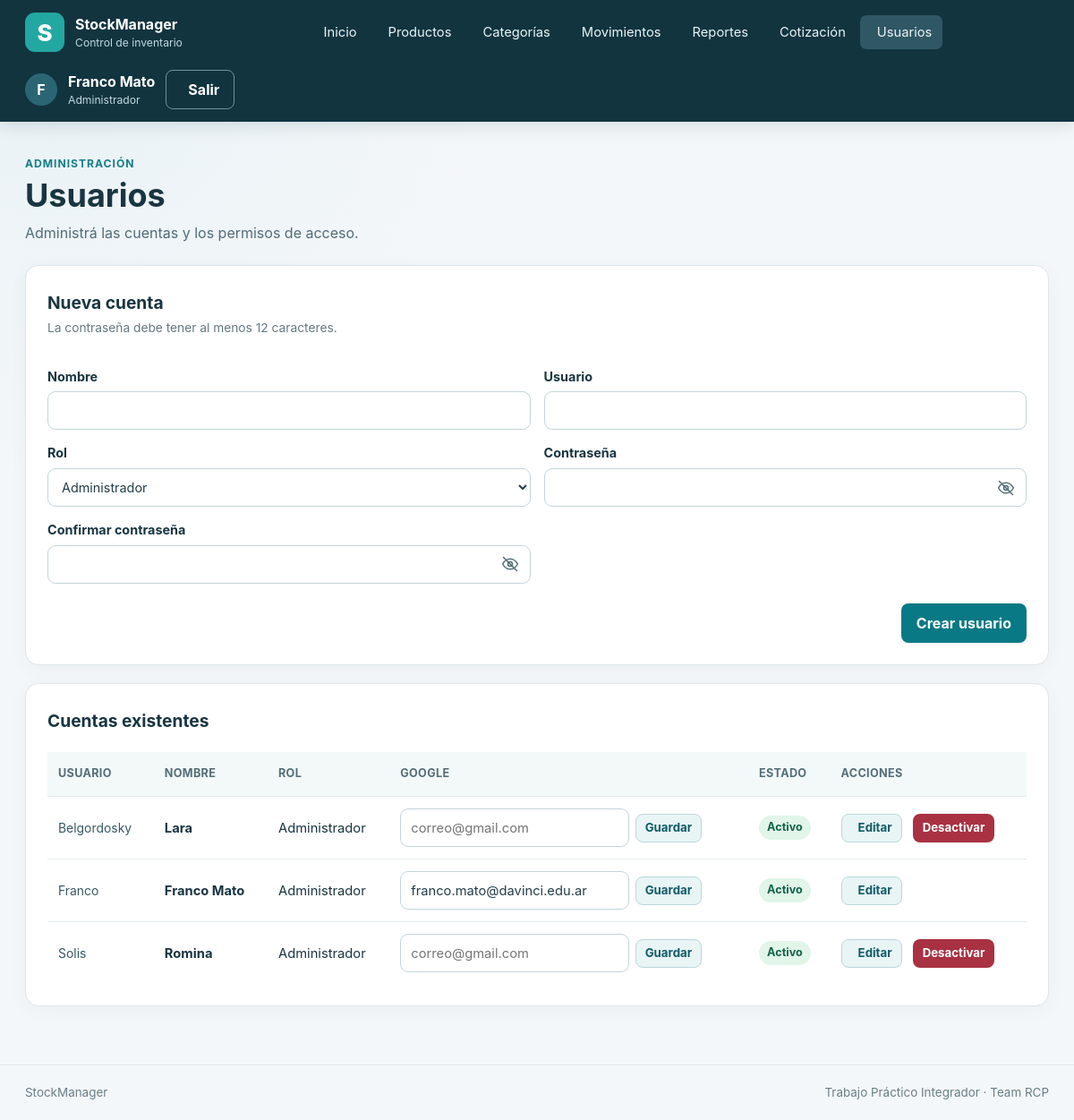
The app's page /usuarios/ (signed in), older data.
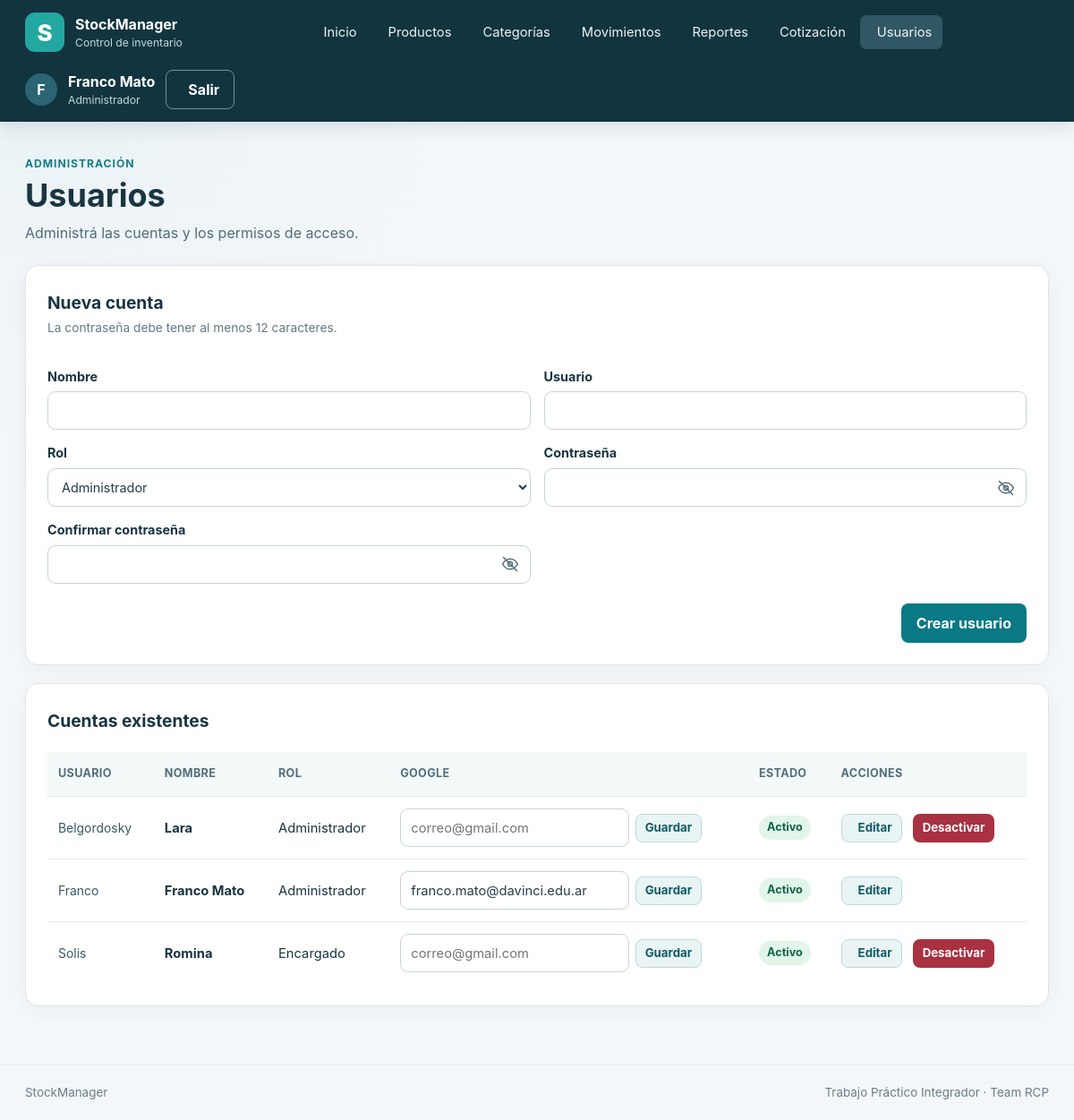
The same page, newer data.
### app/models.py (models this page shows)
class Usuario(db.Model):
    __tablename__ = "usuarios"
    __table_args__ = (
        db.Index(
            "idx_usuarios_correo_google",
            "correo_google",
            unique=True,
            sqlite_where=db.text("correo_google IS NOT NULL"),
        ),
        db.Index(
            "idx_usuarios_google_sub",
            "google_sub",
            unique=True,
            sqlite_where=db.text("google_sub IS NOT NULL"),
        ),
    )
    id = db.Column(db.Integer, primary_key=True)
    nombre = db.Column(db.Text, nullable=False)
    usuario = db.Column(db.Text, nullable=False, unique=True)
    password_hash = db.Column(db.Text, nullable=False)
    correo_google = db.Column(db.Text(collation="NOCASE"))
    google_sub = db.Column(db.Text)
    rol_id = db.Column(db.Integer, db.ForeignKey("roles.id", ondelete="RESTRICT"), nullable=False)
    activo = db.Column(db.Integer, nullable=False, default=1)
    creado_en = db.Column(db.Text, nullable=False, server_default=db.text("(strftime('%Y-%m-%dT%H:%M:%fZ', 'now'))"))
    rol = db.relationship("Rol")

class Rol(db.Model):
    __tablename__ = "roles"
    id = db.Column(db.Integer, primary_key=True)
    nombre = db.Column(db.Text, nullable=False, unique=True)
    descripcion = db.Column(db.Text, nullable=False)

### app/usuarios/routes.py (the view)
@bp.get("/")
@administrador_requerido
def listar():
    usuarios = db.session.scalars(select(Usuario).order_by(Usuario.usuario)).all()
    roles = db.session.scalars(select(Rol).order_by(Rol.nombre)).all()
    return render_template("usuarios/lista.html", usuarios=usuarios, roles=roles)

### app/security.py (called while the page is built)
def csrf_token() -> str:
    if "csrf_token" not in session:
        session["csrf_token"] = secrets.token_urlsafe(32)
    return session["csrf_token"]

def validar_csrf() -> None:
    if request.method in {"POST", "PUT", "PATCH", "DELETE"}:
        actual = session.get("csrf_token", "")
        recibido = request.form.get("csrf_token", "")
        if not actual or not recibido or not hmac.compare_digest(actual, recibido):
            abort(400, description="Token CSRF inválido. Volvé a cargar el formulario.")

def login_requerido(func):
    @wraps(func)
    def wrapper(*args, **kwargs):
        if g.usuario is None:
            return redirect(url_for("auth.login"))
        return func(*args, **kwargs)
    return wrapper

def administrador_requerido(func):
    @wraps(func)
    @login_requerido
    def wrapper(*args, **kwargs):
        if g.usuario.rol.nombre != "administrador":
            abort(403)
        return func(*args, **kwargs)
    return wrapper

### app/templates/usuarios/lista.html (shortened to what this page needs)
{% extends 'base.html' %}
{% block contenido %}
<section class="page-heading">
  <div>
    <p class="eyebrow">Administración</p>
    <h1>Usuarios</h1>
    <p class="page-lead">Administrá las cuentas y los permisos de acceso.</p>
  </div>
</section>
<section class="panel">
  <div class="section-heading">
    <div>
      <h2>Nueva cuenta</h2>
      <p class="helper-text">La contraseña debe tener al menos 12 caracteres.</p>
    </div>
  </div>
  <form method="post" action="{{ url_for('usuarios.nuevo') }}" class="form-grid">
    <label>Nombre<input name="nombre" maxlength="120" required></label>
    <label>Usuario<input name="usuario" maxlength="32" required></label>
    <label>Rol
      <select name="rol_id">
        {% for r in roles %}<option value="{{ r.id }}">{{ r.nombre|capitalize }}</option>{% endfor %}
      </select>
    </label>
    <label for="usuario-password">Contraseña
      <span class="password-field">
        <input id="usuario-password" type="password" name="password" minlength="12" autocomplete="new-password" required>
        <button class="password-toggle" type="button" aria-label="Mostrar contraseña"
                aria-controls="usuario-password" aria-pressed="false">
          <svg viewBox="0 0 24 24" aria-hidden="true" focusable="false">
            <path d="M2 12s3.6-7 10-7 10 7 10 7-3.6 7-10 7S2 12 2 12Z"></path>
            <circle cx="12" cy="12" r="3"></circle>
            <path class="password-toggle-slash" d="M3 3l18 18"></path>
          </svg>
        </button>
      </span>
    </label>
    <label for="usuario-confirmacion">Confirmar contraseña
      <span class="password-field">
        <input id="usuario-confirmacion" type="password" name="confirmacion" minlength="12"
               autocomplete="new-password" required>
        <button class="password-toggle" type="button" aria-label="Mostrar contraseña"
                aria-controls="usuario-confirmacion" aria-pressed="false">
          <svg viewBox="0 0 24 24" aria-hidden="true" focusable="false">
            <path d="M2 12s3.6-7 10-7 10 7 10 7-3.6 7-10 7S2 12 2 12Z"></path>
            <circle cx="12" cy="12" r="3"></circle>
            <path class="password-toggle-slash" d="M3 3l18 18"></path>
          </svg>
        </button>
      </span>
    </label>
    <div class="form-actions field-span"><button class="button button--primary" type="submit">Crear usuario</button>
    </div>
  </form>
</section>
<section class="panel table-wrap">
  <div class="section-heading">
    <div>
      <h2>Cuentas existentes</h2>
    </div>
  </div>
  <table>
    <thead>
      <tr>
        <th>Usuario</th>
        <th>Nombre</th>
        <th>Rol</th>
        <th>Google</th>
        <th>Estado</th>
        <th>Acciones</th>
      </tr>
    </thead>
    <tbody>
      {% for u in usuarios %}
      <tr>
        <td class="cell-code">{{ u.usuario }}</td>
        <td class="cell-primary">{{ u.nombre }}</td>
        <td>{{ u.rol.nombre|capitalize }}</td>
        <td>
          <form method="post" action="{{ url_for('usuarios.vincular_google', usuario_id=u.id) }}" class="google-link-form">
            <input type="email" name="correo_google" value="{{ u.correo_google or '' }}"
                   placeholder="correo@gmail.com" maxlength="254" aria-label="Correo Google de {{ u.usuario }}">
            <button class="button button--secondary button--small" type="submit">Guardar</button>
          </form>
        </td>
        <td><span class="status-badge {{ 'status-badge--active' if u.activo else 'status-badge--inactive' }}">{{
            'Activo' if u.activo else 'Inactivo' }}</span></td>
        <td>
          <div class="row-actions">
            <a class="button button--secondary button--small" href="{{ url_for('usuarios.editar', usuario_id=u.id) }}">
               Editar
            </a>
            {% if u.activo and u.id != g.usuario.id %}
            <form method="post" action="{{ url_for('usuarios.desactivar', usuario_id=u.id) }}">
            <button class="button button--danger button--small" type="submit">Desactivar</button>
            </form>
            {% endif %}
          </div>
        </td>
      </tr>
      {% endfor %}
    </tbody>
  </table>
</section>
{% endblock %}

### app/templates/base.html (shortened to what this page needs)
<!doctype html>
<html lang="es-AR">
<head>
  <link rel="stylesheet" href="{{ url_for('static', filename='css/styles.css') }}">
  <link rel="stylesheet" href="{{ url_for('static', filename='vendor/fontawesome/css/solid.min.css') }}">
  <link rel="stylesheet" href="{{ url_for('static', filename='vendor/sweetalert2/sweetalert2.min.css') }}">
</head>
<body>
  <header class="site-header">
    <div class="header-inner">
      <a class="brand" href="{{ url_for('main.inicio') }}" aria-label="StockManager, ir al inicio">
        <span class="brand-mark" aria-hidden="true">S</span>
        <span class="brand-copy">
          <strong>StockManager</strong>
          <small>Control de inventario</small>
        </span>
      </a>
      {% if g.usuario %}
      <nav class="main-nav" aria-label="Menú principal">
        <a href="{{ url_for('main.inicio') }}" ><span>Inicio</span></a>
        <a href="{{ url_for('productos.listar') }}" ><span>Productos</span></a>
        <a href="{{ url_for('categorias.listar') }}" ><span>Categorías</span></a>
        <a href="{{ url_for('movimientos.listar') }}" ><span>Movimientos</span></a>
        <a href="{{ url_for('reportes.inicio') }}" ><span>Reportes</span></a>
        {% if g.usuario.rol.nombre == 'administrador' %}
        <a href="{{ url_for('cotizaciones.inicio') }}"><span>Cotización</span></a>
        <a href="{{ url_for('usuarios.listar') }}" {% if request.endpoint and request.endpoint.startswith('usuarios.')
          %}aria-current="page" {% endif %}><span>Usuarios</span></a>
        {% endif %}
      </nav>
      <div class="user-menu">
        <span class="user-avatar" aria-hidden="true">{{ g.usuario.nombre[:1]|upper }}</span>
        <span class="user-details">
          <strong>{{ g.usuario.nombre }}</strong>
          <small>{{ g.usuario.rol.nombre|capitalize }}</small>
        </span>
        <form method="post" action="{{ url_for('auth.logout') }}">
          <button class="button button--quiet" type="submit"><span>Salir</span></button>
        </form>
      </div>
      {% endif %}
    </div>
  </header>
  <main class="page-shell">
    {% block contenido %}{% endblock %}
  </main>
  <footer class="site-footer">
    <span>StockManager</span>
    <span>Trabajo Práctico Integrador · Team RCP</span>
  </footer>
</body>
</html>

Row changes from the older to the newer data that the page shows:
changed Usuario "Romina": rol.nombre "Administrador" → "Encargado"
